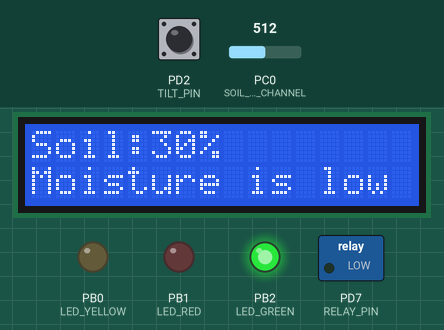
This program was run on a simulated ATmega328P, built with avr-gcc and emulated at 4 MHz. On the bench: 16×2 character LCD, switched loads named in the program (green lamp = pin HIGH), output pins drawn as LEDs (lit = HIGH). Wiring (inferred from the names in the program): PCF8574 port expander at I2C address 0x27. Wiring (inferred from the signals the program sends): character LCD (HD44780): RS Q0; E Q2; backlight Q3; data Q4, Q5, Q6, Q7. Dashed ring = blinking. The inputs (shaded band) are chosen by the test bench; at power-on: PC0 (SOIL_ADC_CHANNEL) = 512, PD2 (TILT_PIN) HIGH. What the program prints to the serial monitor is not drawn.

Above: at 5.0 s.
5.1 s: PC0 (SOIL_ADC_CHANNEL) set to 548
At 9.0 s:
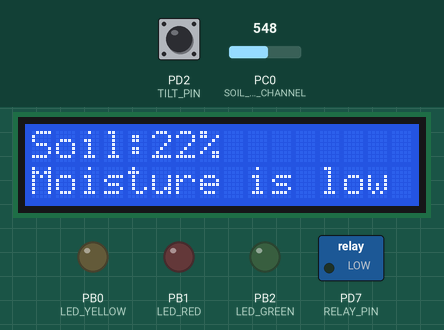
9.8 s: PC0 (SOIL_ADC_CHANNEL) set to 574
At 11.1 s:
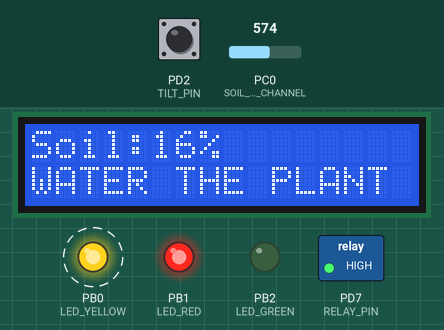
16.0 s: PC0 (SOIL_ADC_CHANNEL) set to 306
At 17.7 s:
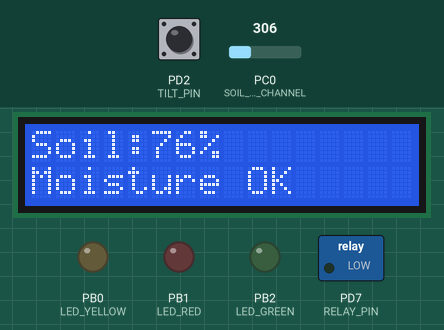
20.1 s: PC0 (SOIL_ADC_CHANNEL) set to 455
At 21.3 s:
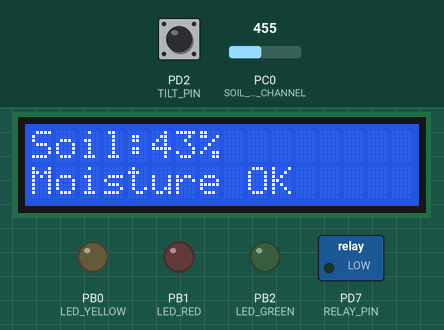
24.2 s: PC0 (SOIL_ADC_CHANNEL) set to 473
At 25.7 s:
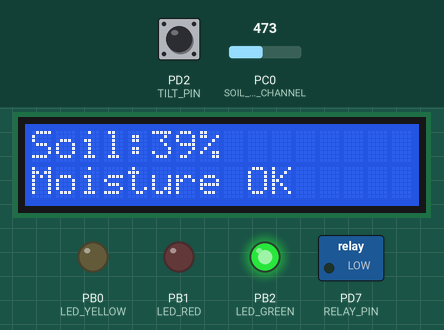
28.3 s: PD2 (TILT_PIN) pulsed LOW 5 times (0.12 s each, 0.3 s apart)
At 30.6 s:
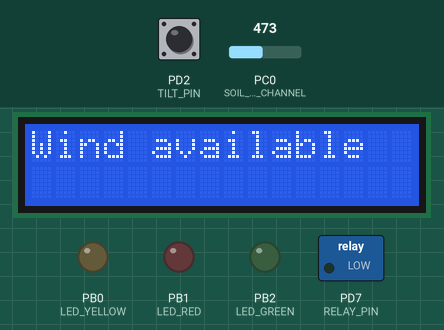
Timing chart, 0 to 38.5 s (numbered marks = the images above; inputs shaded):
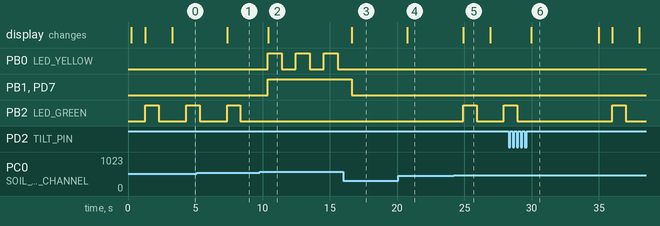

The program:

main.c
```c
/* full_smart_plant.c
 *
 * Smart Plant Monitoring System (AVR-GCC)
 * MCU: ATmega328P, F_CPU = 4 MHz
 * Author: adapted for CODEZ / John Son project
 *
 * Wiring (summary):
 *  - Soil moisture analog -> A0 (PC0)
 *  - Tilt switch -> D2 (PD2 / INT0) with pull-up
 *  - Relay module IN -> D7 (PD7); COM -> +5V, NO -> pump +
 *  - Yellow LED -> D8 (PB0) via 220? to GND
 *  - Red LED -> D9 (PB1) via 220? to GND
 *  - Green LED -> D10 (PB2) via 220? to GND
 *  - I2C LCD (PCF8574 backpack): SDA->A4 (PC4), SCL->A5 (PC5)
 *  - USART TX -> PD1 (used for debug)
 *
 * Notes:
 *  - If your relay module is active-LOW, invert the logic in setRelay().
 *  - If your LCD is at address 0x3F, change LCD_ADDR or let scanner detect it.
 */

#define F_CPU 4000000UL
#include <avr/io.h>
#include <avr/interrupt.h>
#include <util/delay.h>
#include <stdlib.h>
#include <stdio.h>
#include <stdint.h>

/*** CONFIG ***/
#define SOIL_ADC_CHANNEL 0

// pins (use bit numbers)
#define TILT_PIN PD2
#define RELAY_PIN PD7

#define LED_YELLOW PB0
#define LED_RED    PB1
#define LED_GREEN  PB2

#define BAUD 9600
#define MYUBRR (F_CPU/16/BAUD-1)

#define WARN_THRESHOLD 40
#define ALERT_THRESHOLD 20
#define PUMP_OFF_THRESHOLD 60

volatile uint8_t tiltCount = 0;
volatile uint8_t pumpOn = 0;

/*** USART (debug) ***/
void USART_Init(void) {
    UBRR0H = (unsigned char)(MYUBRR>>8);
    UBRR0L = (unsigned char)MYUBRR;
    UCSR0B = (1<<TXEN0);   // TX only
    UCSR0C = (1<<UCSZ01) | (1<<UCSZ00); // 8N1
}
void USART_TxChar(char c) {
    while (!(UCSR0A & (1<<UDRE0)));
    UDR0 = c;
}
void USART_SendString(const char *str) {
    while (*str) USART_TxChar(*str++);
}

/*** ADC ***/
void ADC_Init(void) {
    // AVcc reference, ADC0 initially selected
    ADMUX = (1<<REFS0);
    // Enable ADC, prescaler = 64 => ADC clock = 4MHz/64 = 62.5kHz (good)
    ADCSRA = (1<<ADEN) | (1<<ADPS2) | (1<<ADPS1);
}
uint16_t ADC_Read(uint8_t ch) {
    ch &= 0x07;
    ADMUX = (ADMUX & 0xF8) | ch;
    _delay_us(5); // let MUX settle
    ADCSRA |= (1<<ADSC);
    while (ADCSRA & (1<<ADSC));
    return ADCW;
}

/*** TWI (I2C) ***/
void TWI_Init(void) {
    TWSR = 0x00;     // prescaler = 1
    TWBR = 0x0C;     // ~100kHz for F_CPU=4MHz
}

void TWI_Start(void) {
    TWCR = (1<<TWSTA)|(1<<TWEN)|(1<<TWINT);
    while (!(TWCR & (1<<TWINT)));
}

void TWI_Stop(void) {
    TWCR = (1<<TWSTO)|(1<<TWEN)|(1<<TWINT);
    _delay_us(10);
}

// Write single byte on bus (assumes start + address already sent)
void TWI_WriteByte(uint8_t data) {
    TWDR = data;
    TWCR = (1<<TWEN)|(1<<TWINT);
    while (!(TWCR & (1<<TWINT)));
}

/*** LCD over PCF8574 helper (common mapping used by many backpacks)
    We use the mapping that worked in your earlier code:
      - BACKLIGHT bit = 0x08
      - EN bit = 0x04 (toggled high->low for pulse)
      - RS bit = 0x01 (mode)
    If your backpack is mapped differently, adjust these bits.
***/
#define LCD_BACKLIGHT 0x08
#define LCD_EN        0x04
#define LCD_RS        0x01

// Default LCD address - we'll try to detect if needed
uint8_t LCD_ADDR = 0x27; // common; switch to 0x3F if needed

void LCD_I2C_WriteNibble(uint8_t nibble, uint8_t mode) {
    // nibble is the full byte; we'll take high nibble and low nibble (shifted)
    uint8_t data_u = nibble & 0xF0;
    uint8_t data_l = (nibble << 4) & 0xF0;
    uint8_t data_t[4];

    // Build sequence: (high nibble with EN=1) -> (high nibble with EN=0)
    // then same for low nibble.
    data_t[0] = data_u | LCD_BACKLIGHT | LCD_EN | (mode?LCD_RS:0);
    data_t[1] = data_u | LCD_BACKLIGHT | (mode?LCD_RS:0);
    data_t[2] = data_l | LCD_BACKLIGHT | LCD_EN | (mode?LCD_RS:0);
    data_t[3] = data_l | LCD_BACKLIGHT | (mode?LCD_RS:0);

    // Send sequence
    TWI_Start();
    TWI_WriteByte((LCD_ADDR<<1) | 0); // address + write (R/W=0)
    for (uint8_t i=0;i<4;i++) {
        TWI_WriteByte(data_t[i]);
    }
    TWI_Stop();
}

void LCD_I2C_Cmd(uint8_t cmd) {
    LCD_I2C_WriteNibble(cmd, 0);
    _delay_ms(2);
}
void LCD_I2C_Char(uint8_t data) {
    LCD_I2C_WriteNibble(data, 1);
    _delay_us(50);
}

void LCD_I2C_Init(void) {
    _delay_ms(50);
    // Init sequence for 4-bit mode
    // Some modules require specific sequence; do safe sequence
    LCD_I2C_Cmd(0x33);
    LCD_I2C_Cmd(0x32);
    LCD_I2C_Cmd(0x28); // 4-bit, 2 line, 5x8 dots
    LCD_I2C_Cmd(0x0C); // display on, cursor off
    LCD_I2C_Cmd(0x06); // entry mode, auto-increment
    LCD_I2C_Cmd(0x01); // clear
    _delay_ms(2);
}

void LCD_I2C_Clear(void) {
    LCD_I2C_Cmd(0x01);
    _delay_ms(2);
}

void LCD_I2C_SetCursor(uint8_t row, uint8_t col) {
    uint8_t pos = (row == 0) ? (0x80 + col) : (0xC0 + col);
    LCD_I2C_Cmd(pos);
}

void LCD_I2C_String(const char *s) {
    while (*s) LCD_I2C_Char(*s++);
}

/*** Simple I2C scanner (prints results via USART) ***/
void i2c_scan_and_set_address(void) {
    // Try to find known addresses 0x27, 0x3F   but do a quick scan
    char buf[40];
    USART_SendString("I2C scan start...\r\n");
    for (uint8_t addr = 1; addr < 127; addr++) {
        TWI_Start();
        TWDR = (addr<<1) | 0; // write
        TWCR = (1<<TWINT)|(1<<TWEN);
        while (!(TWCR & (1<<TWINT)));
        uint8_t status = TWSR & 0xF8;
        TWI_Stop();
        // 0x18 (SLA+W + ACK) / implementation may vary; easiest is to check if not NACK
        // The TWSR value for SLA+W transmitted and ACK received is 0x18.
        if (status == 0x18) {
            sprintf(buf, "Found I2C device at 0x%02X\r\n", addr);
            USART_SendString(buf);
            // If it's a common LCD address, pick it
            if (addr == 0x27 || addr == 0x3F) {
                LCD_ADDR = addr;
                sprintf(buf, "Using LCD address 0x%02X\r\n", LCD_ADDR);
                USART_SendString(buf);
                return;
            }
        }
    }
    // fallback if nothing explicit found: keep default 0x27 but report
    sprintf(buf, "Scan done. Using LCD address 0x%02X (default)\r\n", LCD_ADDR);
    USART_SendString(buf);
}

/*** Interrupt (tilt) ***/
ISR(INT0_vect) {
    // simple counter increment: count any change
    tiltCount++;
}

/*** Relay control (assume active HIGH by default)
    If your relay board is active LOW, invert the logic here.
*/
void setRelay(uint8_t state) {
    if (state) PORTD |= (1<<RELAY_PIN);
    else PORTD &= ~(1<<RELAY_PIN);
    pumpOn = state;
}

/*** Main ***/
int main(void) {
    USART_Init();
    _delay_ms(25);
    USART_SendString("Smart Plant Booting...\r\n");

    ADC_Init();
    TWI_Init();

    // Configure ports
    DDRB |= (1<<LED_YELLOW)|(1<<LED_RED)|(1<<LED_GREEN); // outputs for LEDs
    DDRD |= (1<<RELAY_PIN); // relay control output
    // Make sure LEDs/relay start OFF
    PORTB &= ~((1<<LED_YELLOW)|(1<<LED_RED)|(1<<LED_GREEN));
    PORTD &= ~(1<<RELAY_PIN);

    // Tilt switch pin as input with pull-up
    DDRD &= ~(1<<TILT_PIN);
    PORTD |= (1<<TILT_PIN); // enable pull-up

    // Enable INT0 on any logical change
    EICRA = (1<<ISC00); // ISC01=0, ISC00=1 => any logical change
    EIMSK = (1<<INT0);

    sei();

    // Try to detect LCD address (optional but helpful)
    i2c_scan_and_set_address();
    _delay_ms(50);

    // Initialize LCD
    LCD_I2C_Init();
    LCD_I2C_Clear();
    LCD_I2C_SetCursor(0,0);
    LCD_I2C_String("Smart Plant Init");
    _delay_ms(1000);
    LCD_I2C_Clear();

    char dbgbuf[64];
    uint16_t raw;
    uint8_t percent;

    while (1) {
		uint16_t raw = ADC_Read(SOIL_ADC_CHANNEL);
		uint16_t dry = 650;  // measure this in air
		uint16_t wet = 200;  // measure this fully in water

		if (raw > dry) raw = dry;
		if (raw < wet) raw = wet;

		percent = (uint8_t)(((dry - raw) * 100UL) / (dry - wet));
        // Debug print
        sprintf(dbgbuf, "Soil=%u (%u%%)\r\n", raw, percent);
        USART_SendString(dbgbuf);

        // Display on LCD (top line)
        LCD_I2C_SetCursor(0,0);
        LCD_I2C_String("Soil:");
        // print percentage right after
        itoa(percent, dbgbuf, 10);
        LCD_I2C_String(dbgbuf);
        LCD_I2C_String("%   "); // padding to erase leftover chars


        // Logic
        if (percent <= ALERT_THRESHOLD) {
            // Critical: water now
            PORTB |= (1<<LED_RED);
            PORTB &= ~((1<<LED_GREEN));
            setRelay(1); // pump on
            PORTB ^= (1<<LED_YELLOW); // indicate pump running
            LCD_I2C_SetCursor(1,0);
            LCD_I2C_String("WATER THE PLANT ");
        }
        else if (percent <= WARN_THRESHOLD) {
            // Warning
            PORTB |= (1<<LED_GREEN);
			_delay_ms(1000);
			PORTB &= ~(1<<LED_GREEN);
			_delay_ms(1000);
            PORTB &= ~(1<<LED_RED);
            // Turn pump off if we've gone above PUMP_OFF_THRESHOLD
            if (pumpOn && percent >= PUMP_OFF_THRESHOLD) {
                setRelay(0);
                PORTB &= ~(1<<LED_YELLOW);
            } else if (!pumpOn) {
                PORTB &= ~(1<<LED_YELLOW);
            }
            LCD_I2C_SetCursor(1,0);
            LCD_I2C_String("Moisture is low ");

        }

        else {
            // OK
            PORTB &= ~((1<<LED_YELLOW)|(1<<LED_RED));
			if (pumpOn && percent >= PUMP_OFF_THRESHOLD) {
                setRelay(0);
            }
			PORTB &= ~(1<<LED_GREEN);
            LCD_I2C_SetCursor(1,0);
            LCD_I2C_String("Moisture OK     ");
        }

        // Tilt detection: if toggled >= 10 times show wind message
        if (tiltCount >= 10) {
            LCD_I2C_Clear();
            LCD_I2C_SetCursor(0,0);
            LCD_I2C_String("Wind available ");
            // optionally show moisture on 2nd line after small delay
            _delay_ms(5000);
            LCD_I2C_Clear();
            tiltCount = 0;
        }

        _delay_ms(1000);
    }
    return 0;
}
```

Measured:
- the behaviour switches between 555 and 556 on PC0 (SOIL_ADC_CHANNEL) (found by bisection; images 1 and 2)
- the behaviour switches between 465 and 466 on PC0 (SOIL_ADC_CHANNEL) (found by bisection; images 4 and 5)
- after the input at 5.1 s, the display: changes after 2.3 s (image 1)
- after the input at 9.8 s, PB0 (LED_YELLOW): alternates HIGH for 1.0 s and LOW for 1.0 s, starting after 0.60 s; PB1 (LED_RED), PD7 (RELAY_PIN): LOW → HIGH after 0.60 s; PB2 (LED_GREEN): stops changing and stays LOW; the display: changes after 0.61 s (image 2)
- after the input at 16.0 s, PB0 (LED_YELLOW): stops changing and stays LOW; PB1 (LED_RED), PD7 (RELAY_PIN): HIGH → LOW after 0.61 s; the display: changes after 0.63 s (image 3)
- after the input at 20.1 s, the display: changes after 0.67 s (image 4)
- after the input at 24.2 s, PB2 (LED_GREEN): LOW → HIGH after 0.71 s, → LOW 1.0 s later, → HIGH 2.0 s later; the display: changes after 0.71 s (image 5)
- after the input at 28.3 s, the display: changes after 1.7 s (image 6)
